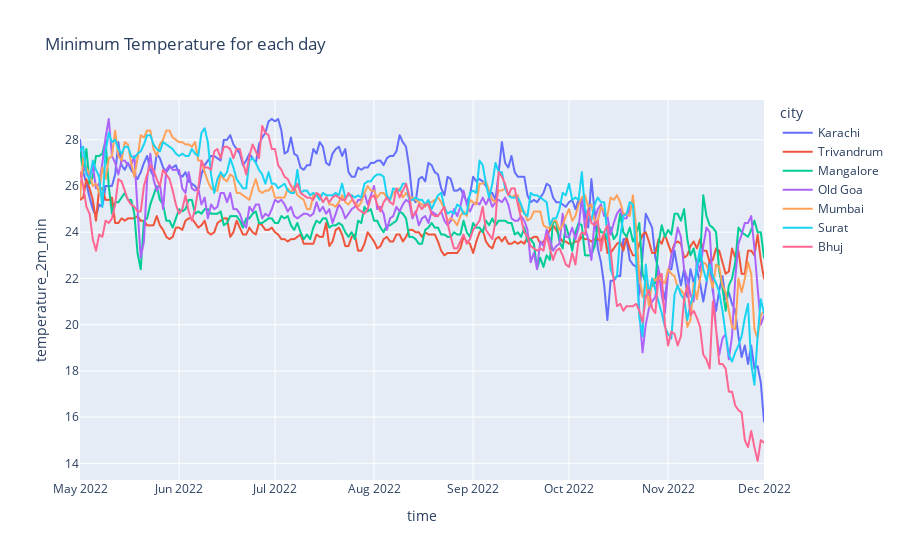
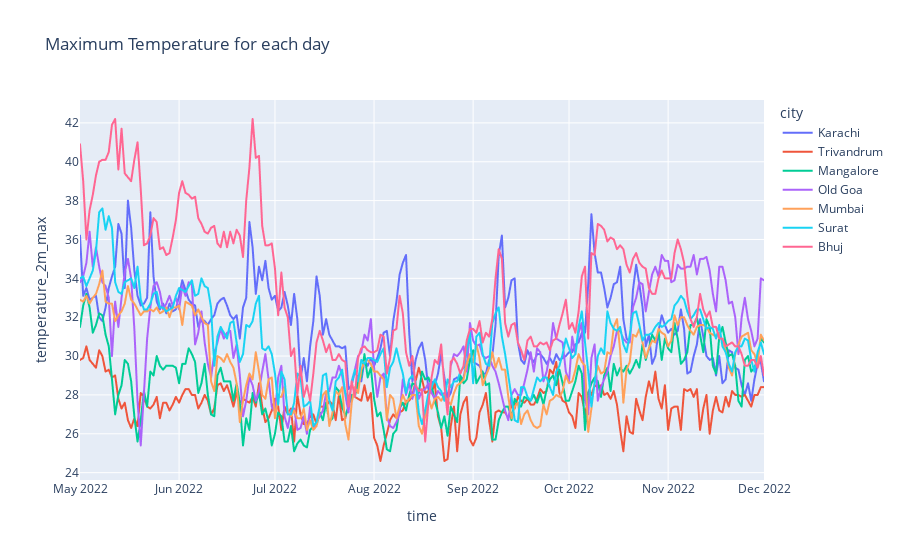
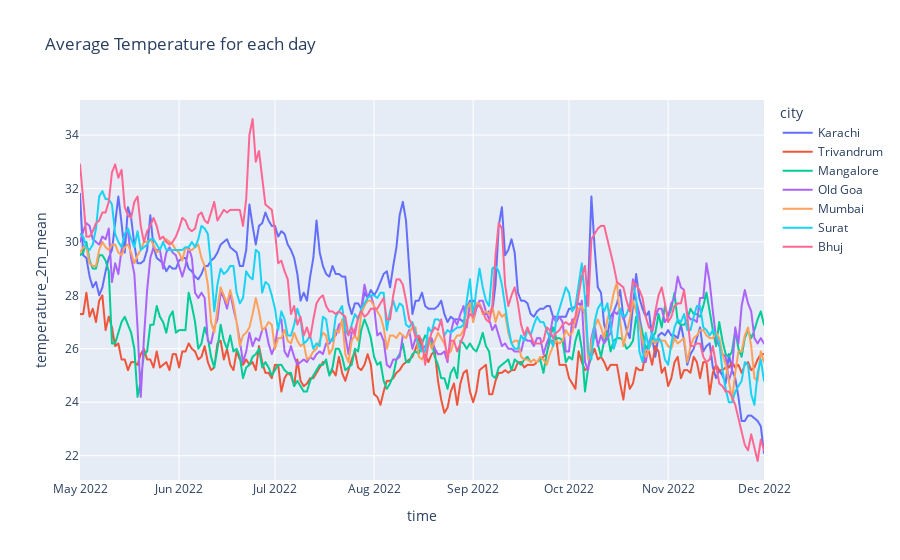

Here is the notebook cell these charts were saved with, in order:
### Markdown cell above
### Minimum Temperature and Maximum Temperature Plot for 2022

### Code cell
fig = px.line(df, x="time", y="temperature_2m_min", title='Minimum Temperature for each day',color='city')
fig2 = px.line(df, x="time", y="temperature_2m_max", title='Maximum Temperature for each day',color='city')
fig3 = px.line(df, x="time", y="temperature_2m_mean", title='Average Temperature for each day',color='city')

fig.show()
fig2.show()
fig3.show()

### Figure 1 — Plotly figure (JSON) as saved in the notebook; plotly's stock layout.template omitted (floating-point values rounded to 4 significant figures; data arrays with more than 128 entries replaced by an {"elided": "..."} marker saying what was removed)
{"data": [{"hovertemplate": "city=Karachi<br>time=%{x}<br>temperature_2m_min=%{y}<extra></extra>", "legendgroup": "Karachi", "line": {"color": "#636efa", "dash": "solid"}, "marker": {"symbol": "circle"}, "mode": "lines", "name": "Karachi", "showlegend": true, "type": "scattergl", "x": {"elided": "215 str values"}, "xaxis": "x", "y": {"elided": "215 float values"}, "yaxis": "y"}, {"hovertemplate": "city=Trivandrum<br>time=%{x}<br>temperature_2m_min=%{y}<extra></extra>", "legendgroup": "Trivandrum", "line": {"color": "#EF553B", "dash": "solid"}, "marker": {"symbol": "circle"}, "mode": "lines", "name": "Trivandrum", "showlegend": true, "type": "scattergl", "x": {"elided": "215 str values"}, "xaxis": "x", "y": {"elided": "215 float values"}, "yaxis": "y"}, {"hovertemplate": "city=Mangalore<br>time=%{x}<br>temperature_2m_min=%{y}<extra></extra>", "legendgroup": "Mangalore", "line": {"color": "#00cc96", "dash": "solid"}, "marker": {"symbol": "circle"}, "mode": "lines", "name": "Mangalore", "showlegend": true, "type": "scattergl", "x": {"elided": "215 str values"}, "xaxis": "x", "y": {"elided": "215 float values"}, "yaxis": "y"}, {"hovertemplate": "city=Old Goa<br>time=%{x}<br>temperature_2m_min=%{y}<extra></extra>", "legendgroup": "Old Goa", "line": {"color": "#ab63fa", "dash": "solid"}, "marker": {"symbol": "circle"}, "mode": "lines", "name": "Old Goa", "showlegend": true, "type": "scattergl", "x": {"elided": "215 str values"}, "xaxis": "x", "y": {"elided": "215 float values"}, "yaxis": "y"}, {"hovertemplate": "city=Mumbai <br>time=%{x}<br>temperature_2m_min=%{y}<extra></extra>", "legendgroup": "Mumbai ", "line": {"color": "#FFA15A", "dash": "solid"}, "marker": {"symbol": "circle"}, "mode": "lines", "name": "Mumbai ", "showlegend": true, "type": "scattergl", "x": {"elided": "215 str values"}, "xaxis": "x", "y": {"elided": "215 float values"}, "yaxis": "y"}, {"hovertemplate": "city=Surat<br>time=%{x}<br>temperature_2m_min=%{y}<extra></extra>", "legendgroup": "Surat", "line": {"color": "#19d3f3", "dash": "solid"}, "marker": {"symbol": "circle"}, "mode": "lines", "name": "Surat", "showlegend": true, "type": "scattergl", "x": {"elided": "215 str values"}, "xaxis": "x", "y": {"elided": "215 float values"}, "yaxis": "y"}, {"hovertemplate": "city=Bhuj<br>time=%{x}<br>temperature_2m_min=%{y}<extra></extra>", "legendgroup": "Bhuj", "line": {"color": "#FF6692", "dash": "solid"}, "marker": {"symbol": "circle"}, "mode": "lines", "name": "Bhuj", "showlegend": true, "type": "scattergl", "x": {"elided": "215 str values"}, "xaxis": "x", "y": {"elided": "215 float values"}, "yaxis": "y"}], "layout": {"legend": {"title": {"text": "city"}, "tracegroupgap": 0}, "title": {"text": "Minimum Temperature for each day"}, "xaxis": {"anchor": "y", "domain": [0, 1], "title": {"text": "time"}}, "yaxis": {"anchor": "x", "domain": [0, 1], "title": {"text": "temperature_2m_min"}}}}

### Figure 2 — Plotly figure (JSON) as saved in the notebook; plotly's stock layout.template omitted (floating-point values rounded to 4 significant figures; data arrays with more than 128 entries replaced by an {"elided": "..."} marker saying what was removed)
{"data": [{"hovertemplate": "city=Karachi<br>time=%{x}<br>temperature_2m_max=%{y}<extra></extra>", "legendgroup": "Karachi", "line": {"color": "#636efa", "dash": "solid"}, "marker": {"symbol": "circle"}, "mode": "lines", "name": "Karachi", "showlegend": true, "type": "scattergl", "x": {"elided": "215 str values"}, "xaxis": "x", "y": {"elided": "215 float values"}, "yaxis": "y"}, {"hovertemplate": "city=Trivandrum<br>time=%{x}<br>temperature_2m_max=%{y}<extra></extra>", "legendgroup": "Trivandrum", "line": {"color": "#EF553B", "dash": "solid"}, "marker": {"symbol": "circle"}, "mode": "lines", "name": "Trivandrum", "showlegend": true, "type": "scattergl", "x": {"elided": "215 str values"}, "xaxis": "x", "y": {"elided": "215 float values"}, "yaxis": "y"}, {"hovertemplate": "city=Mangalore<br>time=%{x}<br>temperature_2m_max=%{y}<extra></extra>", "legendgroup": "Mangalore", "line": {"color": "#00cc96", "dash": "solid"}, "marker": {"symbol": "circle"}, "mode": "lines", "name": "Mangalore", "showlegend": true, "type": "scattergl", "x": {"elided": "215 str values"}, "xaxis": "x", "y": {"elided": "215 float values"}, "yaxis": "y"}, {"hovertemplate": "city=Old Goa<br>time=%{x}<br>temperature_2m_max=%{y}<extra></extra>", "legendgroup": "Old Goa", "line": {"color": "#ab63fa", "dash": "solid"}, "marker": {"symbol": "circle"}, "mode": "lines", "name": "Old Goa", "showlegend": true, "type": "scattergl", "x": {"elided": "215 str values"}, "xaxis": "x", "y": {"elided": "215 float values"}, "yaxis": "y"}, {"hovertemplate": "city=Mumbai <br>time=%{x}<br>temperature_2m_max=%{y}<extra></extra>", "legendgroup": "Mumbai ", "line": {"color": "#FFA15A", "dash": "solid"}, "marker": {"symbol": "circle"}, "mode": "lines", "name": "Mumbai ", "showlegend": true, "type": "scattergl", "x": {"elided": "215 str values"}, "xaxis": "x", "y": {"elided": "215 float values"}, "yaxis": "y"}, {"hovertemplate": "city=Surat<br>time=%{x}<br>temperature_2m_max=%{y}<extra></extra>", "legendgroup": "Surat", "line": {"color": "#19d3f3", "dash": "solid"}, "marker": {"symbol": "circle"}, "mode": "lines", "name": "Surat", "showlegend": true, "type": "scattergl", "x": {"elided": "215 str values"}, "xaxis": "x", "y": {"elided": "215 float values"}, "yaxis": "y"}, {"hovertemplate": "city=Bhuj<br>time=%{x}<br>temperature_2m_max=%{y}<extra></extra>", "legendgroup": "Bhuj", "line": {"color": "#FF6692", "dash": "solid"}, "marker": {"symbol": "circle"}, "mode": "lines", "name": "Bhuj", "showlegend": true, "type": "scattergl", "x": {"elided": "215 str values"}, "xaxis": "x", "y": {"elided": "215 float values"}, "yaxis": "y"}], "layout": {"legend": {"title": {"text": "city"}, "tracegroupgap": 0}, "title": {"text": "Maximum Temperature for each day"}, "xaxis": {"anchor": "y", "domain": [0, 1], "title": {"text": "time"}}, "yaxis": {"anchor": "x", "domain": [0, 1], "title": {"text": "temperature_2m_max"}}}}

### Figure 3 — Plotly figure (JSON) as saved in the notebook; plotly's stock layout.template omitted (floating-point values rounded to 4 significant figures; data arrays with more than 128 entries replaced by an {"elided": "..."} marker saying what was removed)
{"data": [{"hovertemplate": "city=Karachi<br>time=%{x}<br>temperature_2m_mean=%{y}<extra></extra>", "legendgroup": "Karachi", "line": {"color": "#636efa", "dash": "solid"}, "marker": {"symbol": "circle"}, "mode": "lines", "name": "Karachi", "showlegend": true, "type": "scattergl", "x": {"elided": "215 str values"}, "xaxis": "x", "y": {"elided": "215 float values"}, "yaxis": "y"}, {"hovertemplate": "city=Trivandrum<br>time=%{x}<br>temperature_2m_mean=%{y}<extra></extra>", "legendgroup": "Trivandrum", "line": {"color": "#EF553B", "dash": "solid"}, "marker": {"symbol": "circle"}, "mode": "lines", "name": "Trivandrum", "showlegend": true, "type": "scattergl", "x": {"elided": "215 str values"}, "xaxis": "x", "y": {"elided": "215 float values"}, "yaxis": "y"}, {"hovertemplate": "city=Mangalore<br>time=%{x}<br>temperature_2m_mean=%{y}<extra></extra>", "legendgroup": "Mangalore", "line": {"color": "#00cc96", "dash": "solid"}, "marker": {"symbol": "circle"}, "mode": "lines", "name": "Mangalore", "showlegend": true, "type": "scattergl", "x": {"elided": "215 str values"}, "xaxis": "x", "y": {"elided": "215 float values"}, "yaxis": "y"}, {"hovertemplate": "city=Old Goa<br>time=%{x}<br>temperature_2m_mean=%{y}<extra></extra>", "legendgroup": "Old Goa", "line": {"color": "#ab63fa", "dash": "solid"}, "marker": {"symbol": "circle"}, "mode": "lines", "name": "Old Goa", "showlegend": true, "type": "scattergl", "x": {"elided": "215 str values"}, "xaxis": "x", "y": {"elided": "215 float values"}, "yaxis": "y"}, {"hovertemplate": "city=Mumbai <br>time=%{x}<br>temperature_2m_mean=%{y}<extra></extra>", "legendgroup": "Mumbai ", "line": {"color": "#FFA15A", "dash": "solid"}, "marker": {"symbol": "circle"}, "mode": "lines", "name": "Mumbai ", "showlegend": true, "type": "scattergl", "x": {"elided": "215 str values"}, "xaxis": "x", "y": {"elided": "215 float values"}, "yaxis": "y"}, {"hovertemplate": "city=Surat<br>time=%{x}<br>temperature_2m_mean=%{y}<extra></extra>", "legendgroup": "Surat", "line": {"color": "#19d3f3", "dash": "solid"}, "marker": {"symbol": "circle"}, "mode": "lines", "name": "Surat", "showlegend": true, "type": "scattergl", "x": {"elided": "215 str values"}, "xaxis": "x", "y": {"elided": "215 float values"}, "yaxis": "y"}, {"hovertemplate": "city=Bhuj<br>time=%{x}<br>temperature_2m_mean=%{y}<extra></extra>", "legendgroup": "Bhuj", "line": {"color": "#FF6692", "dash": "solid"}, "marker": {"symbol": "circle"}, "mode": "lines", "name": "Bhuj", "showlegend": true, "type": "scattergl", "x": {"elided": "215 str values"}, "xaxis": "x", "y": {"elided": "215 float values"}, "yaxis": "y"}], "layout": {"legend": {"title": {"text": "city"}, "tracegroupgap": 0}, "title": {"text": "Average Temperature for each day"}, "xaxis": {"anchor": "y", "domain": [0, 1], "title": {"text": "time"}}, "yaxis": {"anchor": "x", "domain": [0, 1], "title": {"text": "temperature_2m_mean"}}}}
